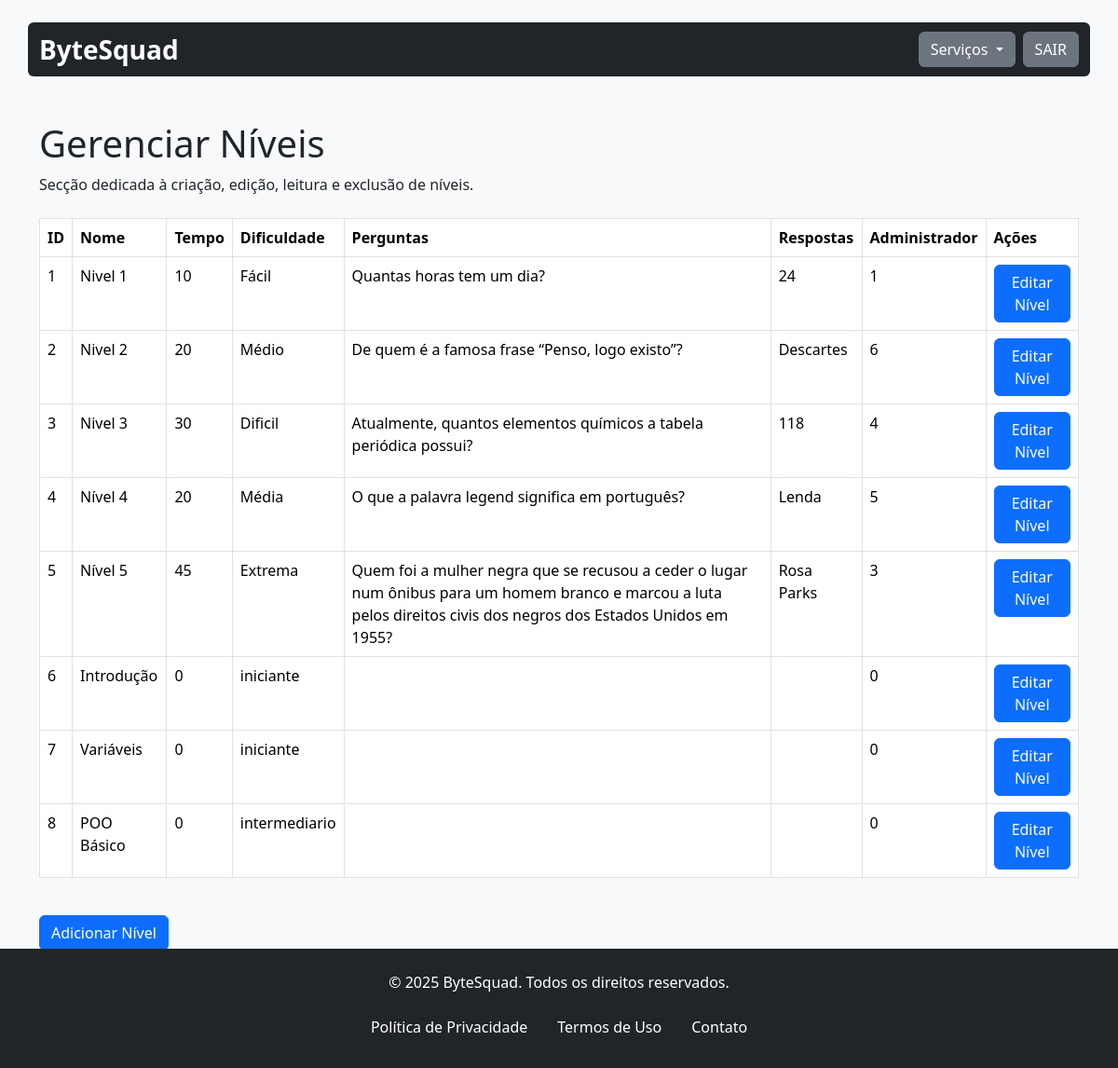
Screenshot of /gerenciarNivel.php (signed in) with the database file from the repository.
### tables this page shows
CREATE TABLE `nivel` (
  `id_nivel` int(11) NOT NULL,
  `nome_nivel` varchar(20) NOT NULL,
  `tempo_nivel` int(11) NOT NULL,
  `dificuldade` varchar(30) NOT NULL,
  `questoes` text NOT NULL,
  `respostas` varchar(300) NOT NULL,
  `id_administrativo` int(11) NOT NULL,
  `xp_necessario` int(11) DEFAULT NULL,
  `nivel_requerido` int(11) DEFAULT 1
);

### assets/classes/niveis.class.php (called while the page is built, shortened)
<?php
require_once 'conexao.class.php';
class Niveis
{
    private $con;
    public function __construct()
    {
        $this->con = new Conexao();
    }
    public function listar()
    {
        try {
            $sql = $this->con->conectar()->prepare("
                SELECT nivel.*
                FROM nivel
            ");
            $sql->execute();
            return $sql->fetchAll(PDO::FETCH_ASSOC);
        } catch (PDOException $ex) {
            echo "ERRO: " . $ex->getMessage();
        }
    }
}

### assets/classes/conexao.class.php (called while the page is built)
<?php
class Conexao{
    private $servidor;
    private $senha;
    private $usuario;
    private $banco;
    private static $pdo;
    public function __construct(){
        $this->servidor = "localhost";
        $this->banco = "bytesquad";
        $this->senha = "";
        $this->usuario = "root";
    }
    public function conectar(){
        try{
            if(is_null(self::$pdo)){
                self::$pdo = new PDO("mysql:host=".$this->servidor."; dbname=".$this->banco, $this->usuario, $this->senha);
            }
            return self::$pdo;
        } catch(PDOException $ex){
            echo $ex->getMessage();
        }
    }
}

### assets/classes/administrador.class.php (called while the page is built, shortened)
<?php
require_once 'conexao.class.php';
class Administrador
{
    private $permissoes;
    private $con;
    public function __construct()
    {
        $this->con = new Conexao();
    }
    public function setUsuario($id)
    {
        $sql = $this->con->conectar()->prepare("SELECT * FROM administrativo WHERE id_administrativo = :id");
        $sql->bindValue(":id", $id);
        $sql->execute();
        if ($sql->rowCount() > 0) {
            $sql = $sql->fetch();
            $this->permissoes = explode(', ', $sql['permissoes_admin']);
        }
    }
    public function temPermissoes($permissao)
    {
        if (isset($_SESSION['Logado'])) {
            $id = $_SESSION['Logado'];
            $this->setUsuario($id);
            return in_array($permissao, $this->permissoes);
        }
        return false;
    }
}

### gerenciarNivel.php (the view, shortened to what this page needs)
<?php
include 'assets/inc/header.inc.php';
include 'assets/classes/niveis.class.php';
$nivel = new Niveis();
require_once './assets/classes/administrador.class.php';
$admin = new Administrador();
?>
<main class="container mt-5">
    <div class="header-content mb-4">
        <h1>Gerenciar Níveis</h1>
        <p>Secção dedicada à criação, edição, leitura e exclusão de níveis.</p>
    </div>
    <div class="table-responsive mb-4">
        <table class="table table-bordered table-hover">
            <thead class="thead-light">
                <tr>
                    <th>ID</th>
                    <th>Nome</th>
                    <th>Tempo</th>
                    <th>Dificuldade</th>
                    <th>Perguntas</th>
                    <th>Respostas</th>
                    <th>Administrador</th>
                    <th>Ações</th>
                </tr>
            </thead>
            <tbody>
                <?php
                $lista = $nivel->listar();
                foreach ($lista as $item):
                    ?>
                    <tr>
                        <td><?php echo $item['id_nivel'] ?></td>
                        <td><?php echo $item['nome_nivel'] ?></td>
                        <td><?php echo $item['tempo_nivel'] ?></td>
                        <td><?php echo $item['dificuldade'] ?></td>
                        <td><?php echo $item['questoes'] ?></td>
                        <td><?php echo $item['respostas'] ?></td>
                        <td><?php echo $item['id_administrativo']; ?></td>
                        <td>
                        <?php if ($admin->temPermissoes('EDIT')): ?>
                            <button type="button" class="btn btn-primary" data-bs-toggle="modal"
                                data-bs-target="#editarModal<?php echo $item['id_nivel']; ?>">
                                Editar Nível
                            </button>
                        <?php endif; ?>
                        </td>
                    </tr>
                    <?php
                endforeach
                ?>
            </tbody>
        </table>
    </div>
    <?php if ($admin->temPermissoes('ADD')): ?>
    <button type="button" class="btn btn-primary" data-bs-toggle="modal" data-bs-target="#exampleModal">
        Adicionar Nível
    </button>
    <?php endif; ?>
</main>
<?php include 'assets/inc/footer.inc.php'; ?>
</body>
</html>

### assets/inc/header.inc.php (style rules this page uses)
html { height: 100%; }
body { position: relative; margin: 0; min-height: 100%; padding-bottom: 7.85rem; }

### rows the page displays
nivel: id_nivel "1", nome_nivel "Nivel 1", tempo_nivel "10", dificuldade "Fácil", questoes "Quantas horas tem um dia?", respostas "24", id_administrativo "1"
nivel: id_nivel "2", nome_nivel "Nivel 2", tempo_nivel "20", dificuldade "Médio", questoes "De quem é a famosa frase “Penso, logo existo”?", respostas "Descartes", id_administrativo "6"
nivel: id_nivel "3", nome_nivel "Nivel 3", tempo_nivel "30", dificuldade "Dificil", questoes "Atualmente, quantos elementos químicos a tabela periódica possui?", respostas "118", id_administrativo "4"
nivel: id_nivel "4", nome_nivel "Nível 4", tempo_nivel "20", dificuldade "Média", questoes "O que a palavra legend significa em português?", respostas "Lenda", id_administrativo "5"
nivel: id_nivel "5", nome_nivel "Nível 5", tempo_nivel "45", dificuldade "Extrema", questoes "Quem foi a mulher negra que se recusou a ceder o lugar num ônibus para um homem branco e marcou a luta pelos direitos civis dos negros dos Estados Unidos em 1955?", respostas "Rosa Parks", id_administrativo "3"
nivel: id_nivel "6", nome_nivel "Introdução", tempo_nivel "0", dificuldade "iniciante", id_administrativo "0"
nivel: id_nivel "7", nome_nivel "Variáveis", tempo_nivel "0", dificuldade "iniciante", id_administrativo "0"
nivel: id_nivel "8", nome_nivel "POO Básico", tempo_nivel "0", dificuldade "intermediario", id_administrativo "0"
